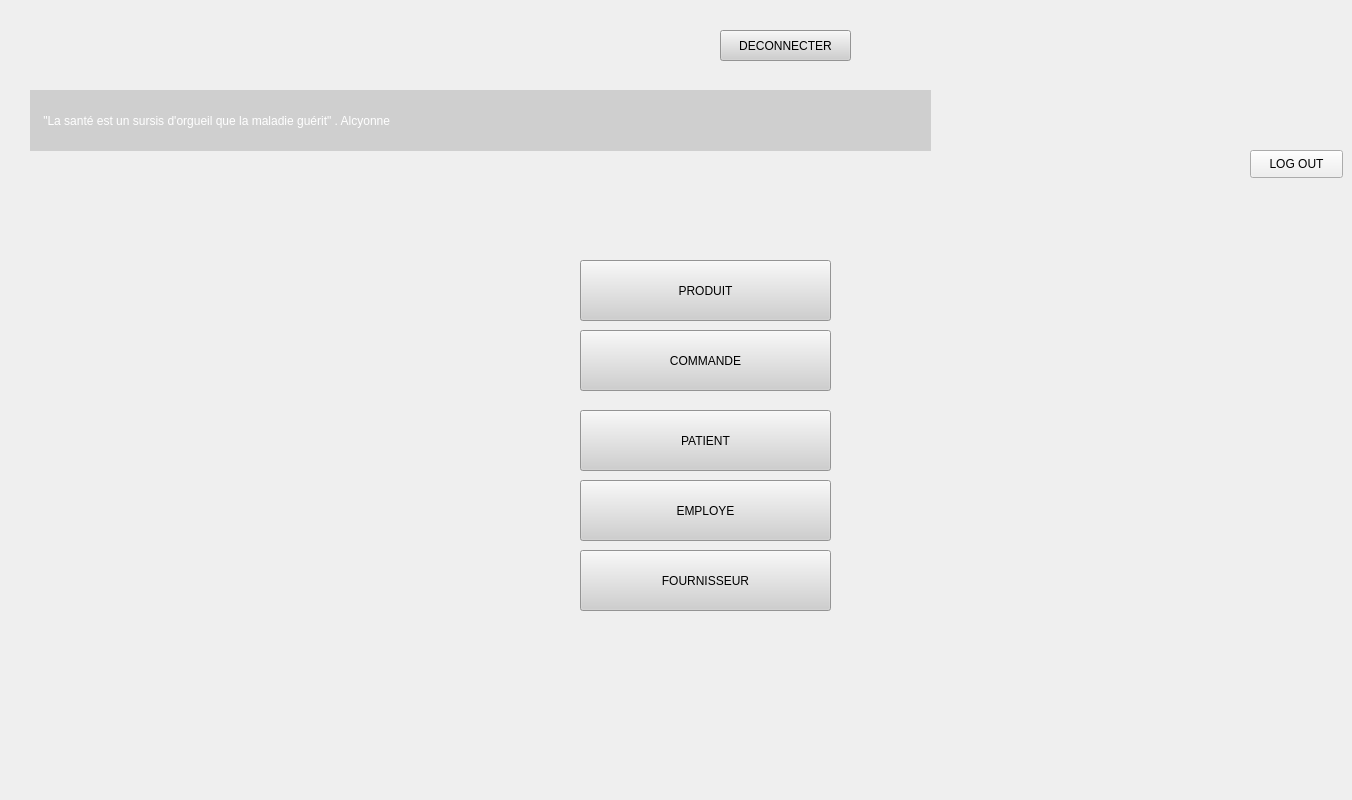
    <widget class="QWidget" name="menu">
     <widget class="QPushButton" name="m_fournisseur">
      <property name="geometry">
       <rect>
        <x>580</x>
        <y>550</y>
        <width>251</width>
        <height>61</height>
       </rect>
      </property>
      <property name="styleSheet">
       <string notr="true">background-color: rgb(207, 207, 207);
font: 700 italic 16pt &quot;Segoe UI&quot;;
</string>
      </property>
      <property name="text">
       <string>FOURNISSEUR</string>
      </property>
     </widget>
     <widget class="QPushButton" name="m_patient">
      <property name="geometry">
       <rect>
        <x>580</x>
        <y>410</y>
        <width>251</width>
        <height>61</height>
       </rect>
      </property>
      <property name="styleSheet">
       <string notr="true">background-color: rgb(207, 207, 207);
font: 700 italic 16pt &quot;Segoe UI&quot;;
</string>
      </property>
      <property name="text">
       <string>PATIENT</string>
      </property>
     </widget>
     <widget class="QPushButton" name="m_log_out">
      <property name="geometry">
       <rect>
        <x>1250</x>
        <y>150</y>
        <width>93</width>
        <height>28</height>
       </rect>
      </property>
      <property name="text">
       <string>LOG OUT</string>
      </property>
     </widget>
     <widget class="QPushButton" name="m_commande">
      <property name="geometry">
       <rect>
        <x>580</x>
        <y>330</y>
        <width>251</width>
        <height>61</height>
       </rect>
      </property>
      <property name="styleSheet">
       <string notr="true">background-color: rgb(207, 207, 207);
font: 700 italic 16pt &quot;Segoe UI&quot;;
</string>
      </property>
      <property name="text">
       <string>COMMANDE</string>
      </property>
     </widget>
     <widget class="QPushButton" name="m_employe">
      <property name="geometry">
       <rect>
        <x>580</x>
        <y>480</y>
        <width>251</width>
        <height>61</height>
       </rect>
      </property>
      <property name="styleSheet">
       <string notr="true">background-color: rgb(207, 207, 207);
font: 700 italic 16pt &quot;Segoe UI&quot;;
</string>
      </property>
      <property name="text">
       <string>EMPLOYE</string>
      </property>
     </widget>
     <widget class="QPushButton" name="m_produit">
      <property name="geometry">
       <rect>
        <x>580</x>
        <y>260</y>
        <width>251</width>
        <height>61</height>
       </rect>
      </property>
      <property name="styleSheet">
       <string notr="true">background-color: rgb(207, 207, 207);
font: 700 italic 16pt &quot;Segoe UI&quot;;
</string>
      </property>
      <property name="text">
       <string>PRODUIT</string>
      </property>
     </widget>
     <widget class="QLabel" name="label_24">
      <property name="geometry">
       <rect>
        <x>-20</x>
        <y>-10</y>
        <width>1141</width>
        <height>791</height>
       </rect>
      </property>
      <property name="styleSheet">
       <string notr="true">border-image: url(:/immg/pharmacie.PNG);</string>
      </property>
      <property name="text">
       <string/>
      </property>
     </widget>
     <widget class="QLabel" name="label_25">
      <property name="geometry">
       <rect>
        <x>1180</x>
        <y>10</y>
        <width>91</width>
        <height>101</height>
       </rect>
      </property>
      <property name="styleSheet">
       <string notr="true">border-image: url(:/medi/medisoftt.png);</string>
      </property>
      <property name="text">
       <string/>
      </property>
     </widget>
     <widget class="QLabel" name="label_33">
      <property name="geometry">
       <rect>
        <x>880</x>
        <y>10</y>
        <width>101</width>
        <height>111</height>
       </rect>
      </property>
      <property name="styleSheet">
       <string notr="true">border-image: url(:/medi/medisoftt.png);</string>
      </property>
      <property name="text">
       <string/>
      </property>
     </widget>
     <widget class="QLabel" name="label_26">
      <property name="geometry">
       <rect>
        <x>30</x>
        <y>90</y>
        <width>901</width>
        <height>61</height>
       </rect>
      </property>
      <property name="styleSheet">
       <string notr="true">color: rgb(255, 255, 255);
font: 700 italic 20pt &quot;Segoe UI&quot;;
background-color: rgb(207, 207, 207);
</string>
      </property>
      <property name="text">
       <string>    &quot;La santé est un sursis d'orgueil que la maladie guérit&quot; . Alcyonne</string>
      </property>
     </widget>
     <widget class="QLabel" name="label_36">
      <property name="geometry">
       <rect>
        <x>60</x>
        <y>200</y>
        <width>391</width>
        <height>411</height>
       </rect>
      </property>
      <property name="styleSheet">
       <string notr="true">border-image: url(:/femme/docteur.png);</string>
      </property>
      <property name="text">
       <string/>
      </property>
     </widget>
     <widget class="QPushButton" name="g_c_deconnecter_2">
      <property name="geometry">
       <rect>
        <x>720</x>
        <y>30</y>
        <width>131</width>
        <height>31</height>
       </rect>
      </property>
      <property name="styleSheet">
       <string notr="true">background-color: rgb(207, 207, 207);
font: 700 italic 11pt &quot;Segoe UI&quot;;
</string>
      </property>
      <property name="text">
       <string>DECONNECTER</string>
      </property>
     </widget>
     <zorder>label_24</zorder>
     <zorder>m_fournisseur</zorder>
     <zorder>m_patient</zorder>
     <zorder>m_log_out</zorder>
     <zorder>m_commande</zorder>
     <zorder>m_employe</zorder>
     <zorder>m_produit</zorder>
     <zorder>label_25</zorder>
     <zorder>label_33</zorder>
     <zorder>label_26</zorder>
     <zorder>label_36</zorder>
     <zorder>g_c_deconnecter_2</zorder>
    </widget>
